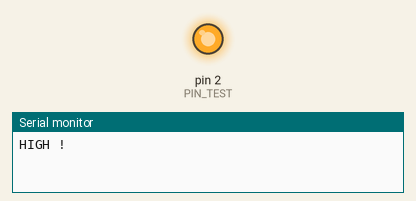
This sketch was run on a simulated Arduino Uno, built with avr-gcc and run on an emulated ATmega328P. On the bench: output pins drawn as LEDs (lit = HIGH), the last lines printed to the serial monitor.

Above: at 1.0 s.
At 3.0 s:
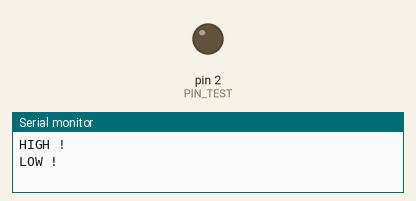
Timing chart, 0 to 5.2 s (numbered marks = the images above):
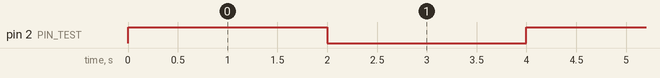

Measured:
- by itself, pin 2 (PIN_TEST): alternates HIGH for 2.0 s and LOW for 2.0 s

The sketch:

CatMini_TEST_PIN_2.ino
```cpp
// (licence header left out)
const int PIN_TEST=2; //déclaration du pin

void setup() {
  Serial.begin(57600); //initialisation du moniteur série
  pinMode(PIN_TEST,OUTPUT); //pin comme sortie (la carte envoie un signal)
}

void loop() {
  Serial.println("HIGH !");
  digitalWrite(PIN_TEST, HIGH);
  delay(2000);
  Serial.println("LOW !");
  digitalWrite(PIN_TEST, LOW);
  delay(2000);
}
```
